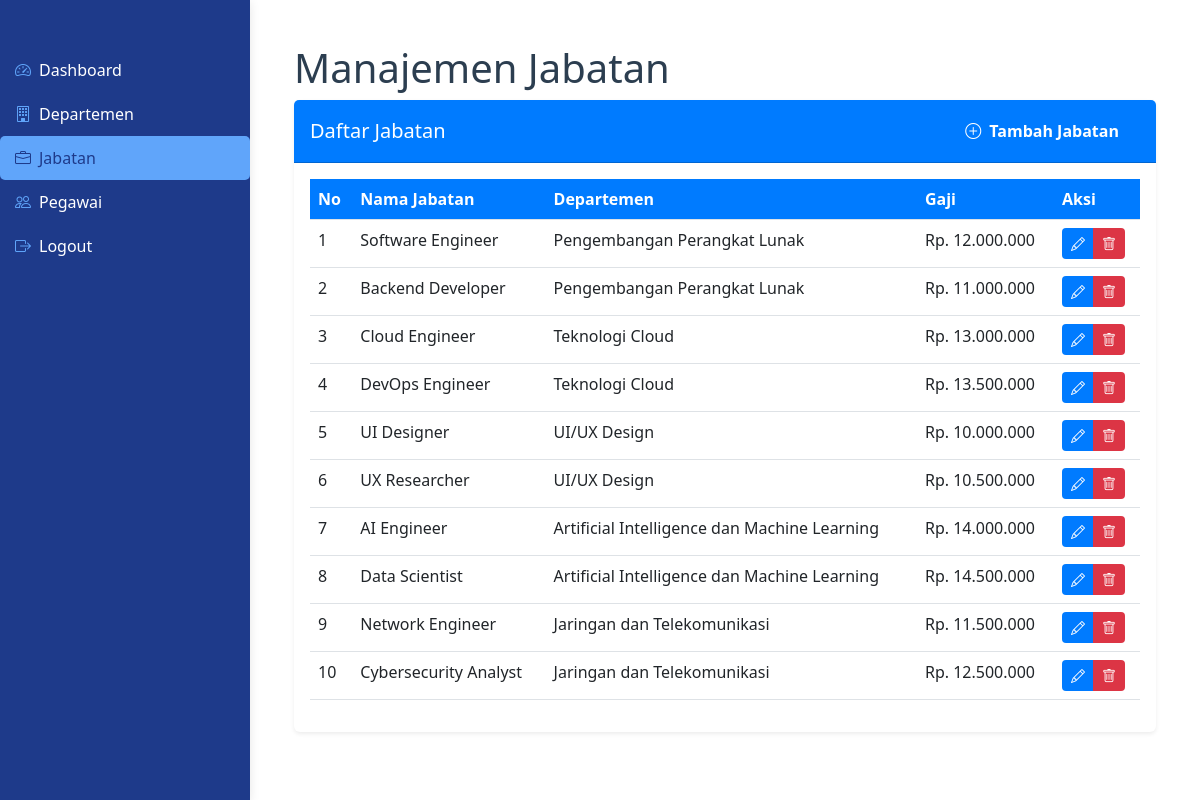
Page /admin/jabatan.php (signed in) on the committed database.
### tables this page shows
CREATE TABLE `jabatan` (
  `id_jabatan` int(11) NOT NULL,
  `nama_jabatan` varchar(100) DEFAULT NULL,
  `id_departemen` int(11) DEFAULT NULL,
  `gaji` decimal(10,2) DEFAULT NULL
);

CREATE TABLE `departemen` (
  `id_departemen` int(11) NOT NULL,
  `nama_departemen` varchar(100) DEFAULT NULL
);

### admin/jabatan.php (the view, shortened to what this page needs)
<?php
include('../config/koneksi.php');
$activePage = 'jabatan';
include('view/header.php');
$query = "SELECT jabatan.*, departemen.nama_departemen
          FROM jabatan
          JOIN departemen ON jabatan.id_departemen = departemen.id_departemen";
$result = mysqli_query($koneksi, $query);
?>
<main class="content">
    <div class="container-fluid px-4">
        <div class="row">
            <div class="col-12">
                <h1 class="mt-4" style="color: #2c3e50;">Manajemen Jabatan</h1>
            </div>
        </div>
        <div class="card border-0 shadow-sm">
            <div class="card-header">
                <div class="d-flex justify-content-between align-items-center">
                    <h5 class="card-title mb-0">Daftar Jabatan</h5>
                    <button type="button" class="btn btn-tambah" data-bs-toggle="modal" data-bs-target="#tambahJabatanModal">
                        <i class="bi bi-plus-circle me-1"></i> Tambah Jabatan
                    </button>
                </div>
            </div>
            <div class="card-body">
                <div class="table-responsive">
                    <table class="table table-hover">
                        <thead>
                            <tr>
                                <th>No</th>
                                <th>Nama Jabatan</th>
                                <th>Departemen</th>
                                <th>Gaji</th>
                                <th>Aksi</th>
                            </tr>
                        </thead>
                        <tbody>
                            <?php $no = 1; while($row = mysqli_fetch_assoc($result)): ?>
                            <tr>
                                <td><?= $no++ ?></td>
                                <td><?= htmlspecialchars($row['nama_jabatan']) ?></td>
                                <td><?= htmlspecialchars($row['nama_departemen']) ?></td>
                                <td>Rp. <?= number_format($row['gaji'], 0, ',', '.') ?></td>
                                <td>
                                    <div class="btn-group" role="group">
                                        <a href="#" class="btn btn-sm btn-aksi-edit"
                                           data-bs-toggle="modal"
                                           data-bs-target="#editJabatanModal<?= $row['id_jabatan'] ?>">
                                            <i class="bi bi-pencil"></i>
                                        </a>
                                        <a href="../proses/hapus_jabatan.php?id=<?= $row['id_jabatan'] ?>"
                                           class="btn btn-sm btn-aksi-hapus"
                                           onclick="return confirm('Yakin ingin menghapus?')">
                                            <i class="bi bi-trash"></i>
                                        </a>
                                    </div>
                                </td>
                            </tr>
                            <?php endwhile; ?>
                        </tbody>
                    </table>
                </div>
            </div>
        </div>
    </div>
</main>
<?php include('view/footer.php'); ?>

### admin/view/header.php (shortened to what this page needs)
<!DOCTYPE html>
<html lang="id">
<head>
    <link href="https://cdn.jsdelivr.net/npm/bootstrap@5.2.3/dist/css/bootstrap.min.css" rel="stylesheet">
    <link href="https://cdn.jsdelivr.net/npm/bootstrap-icons@1.10.0/font/bootstrap-icons.css" rel="stylesheet">
</head>
<body>
<div class="container-fluid">
    <div class="row">
        <nav class="col-md-2 d-md-block sidebar">
            <div class="position-sticky">
                <ul class="nav flex-column">
                    <li class="nav-item">
                        <a class="nav-link <?= $activePage == 'dashboard' ? 'active' : '' ?>" href="dashboard.php">
                            <i class="bi bi-speedometer2 me-2"></i>Dashboard
                        </a>
                    </li>
                    <li class="nav-item">
                        <a class="nav-link <?= $activePage == 'departemen' ? 'active' : '' ?>" href="departemen.php">
                            <i class="bi bi-building me-2"></i>Departemen
                        </a>
                    </li>
                    <li class="nav-item">
                        <a class="nav-link <?= $activePage == 'jabatan' ? 'active' : '' ?>" href="jabatan.php">
                            <i class="bi bi-briefcase me-2"></i>Jabatan
                        </a>
                    </li>
                    <li class="nav-item">
                        <a class="nav-link <?= $activePage == 'pegawai' ? 'active' : '' ?>" href="pegawai.php">
                            <i class="bi bi-people me-2"></i>Pegawai
                        </a>
                    </li>
                    <li class="nav-item">
                        <a class="nav-link" href="../proses/logout.php">
                            <i class="bi bi-box-arrow-right me-2"></i>Logout
                        </a>
                    </li>
                </ul>
            </div>
        </nav>
    </div>
</div>
</body>
</html>

### admin/view/footer.php (shortened to what this page needs)
</body>
</html>

### admin/view/header.php (style rules this page uses)
body { min-height: 100vh; overflow-x: hidden; background-color: #ffffff; }
.sidebar { position: fixed; top: 0; bottom: 0; left: 0; z-index: 100; padding: 48px 0 0; box-shadow: 0 2px 10px rgba(0, 0, 0, 0.1); width: 250px; background: #1E3A8A; color: #ffffff; }
.sidebar .nav-link { font-weight: 500; color: #ffffff; transition: all 0.3s ease; padding: 10px 15px; }
.sidebar .nav-link.active { background-color: #60A5FA; color: #1E3A8A; border-radius: 5px; }
.sidebar .nav-link i { margin-right: 10px; color: #60A5FA; }
.sidebar .nav-link.active i { color: #1E3A8A; }
.content { margin-left: 250px; padding: 20px; width: calc(100% - 250px); }

### admin/jabatan.php (style rules this page uses)
.card-header { background: #007bff; color: white; }
.btn-tambah { background-color: #007bff; border-color: #007bff; color: white; padding: 10px 20px; font-weight: bold; border-radius: 5px; transition: all 0.3s ease; }
.table thead { background-color: #007bff; color: white; }
.btn-aksi-edit { background-color: #007bff; color: white; }
.btn-aksi-hapus { background-color: #dc3545; color: white; }

### rows in the picture
jabatan: nama_jabatan "Software Engineer", id_departemen.nama_departemen "Pengembangan Perangkat Lunak", gaji "12.000.000"
jabatan: nama_jabatan "Backend Developer", id_departemen.nama_departemen "Pengembangan Perangkat Lunak", gaji "11.000.000"
jabatan: nama_jabatan "Cloud Engineer", id_departemen.nama_departemen "Teknologi Cloud", gaji "13.000.000"
jabatan: nama_jabatan "DevOps Engineer", id_departemen.nama_departemen "Teknologi Cloud", gaji "13.500.000"
jabatan: nama_jabatan "UI Designer", id_departemen.nama_departemen "UI/UX Design", gaji "10.000.000"
jabatan: nama_jabatan "UX Researcher", id_departemen.nama_departemen "UI/UX Design", gaji "10.500.000"
jabatan: nama_jabatan "AI Engineer", id_departemen.nama_departemen "Artificial Intelligence dan Machine Learning", gaji "14.000.000"
jabatan: nama_jabatan "Data Scientist", id_departemen.nama_departemen "Artificial Intelligence dan Machine Learning", gaji "14.500.000"
jabatan: nama_jabatan "Network Engineer", id_departemen.nama_departemen "Jaringan dan Telekomunikasi", gaji "11.500.000"
jabatan: nama_jabatan "Cybersecurity Analyst", id_departemen.nama_departemen "Jaringan dan Telekomunikasi", gaji "12.500.000"
